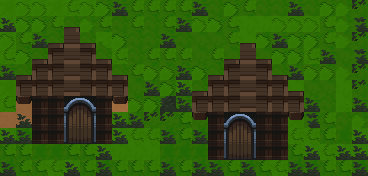

This game map was drawn from its Tiled (.tmx) file and the tilesets committed beside it. A one-line description and the full map source follow:
An orthogonal 23x11 tile map with 16x16 px tiles, 5 tile layers (collision, ground, walls, water, ...), 3 tilesets and 3 objects (Hut1, Hut2).

<map version="1.10" tiledversion="1.12.2" orientation="orthogonal" renderorder="right-down" width="23" height="11" tilewidth="16" tileheight="16" infinite="0" nextlayerid="9" nextobjectid="11">
 <tileset firstgid="1" source="../tiles/Floors_Tiles.tsx" />
 <tileset firstgid="651" source="../tiles/Dungeon_Tiles.tsx" />
 <tileset firstgid="1276" source="../tiles/Wall_Tiles.tsx" />
 <layer id="5" name="collision" class="collision" width="23" height="11">
  <data encoding="csv">
0,0,0,0,0,0,0,0,0,0,0,0,0,0,0,0,0,0,0,0,0,0,0,
0,0,0,0,0,0,0,0,0,0,0,0,0,0,0,0,0,0,0,0,0,0,0,
0,0,0,0,905,0,0,0,0,0,0,0,0,0,0,0,0,0,0,0,0,0,0,
0,0,0,905,905,905,0,0,0,0,0,0,0,0,0,905,0,0,0,0,0,0,0,
0,0,905,905,905,905,905,0,0,0,0,0,0,0,905,905,905,0,0,0,0,0,0,
0,905,905,905,905,905,905,905,0,0,0,0,0,905,905,905,905,0,0,0,0,0,0,
0,0,905,905,0,0,905,0,0,0,0,0,905,905,905,905,905,905,905,0,0,0,0,
0,0,905,905,0,0,905,0,0,0,0,0,0,905,0,0,905,905,0,0,0,0,0,
0,0,905,905,0,0,905,0,0,0,0,0,0,905,0,0,905,905,0,0,0,0,0,
0,0,0,0,0,0,0,0,0,0,0,0,0,729,0,0,729,0,0,0,0,0,0,
835,835,835,835,835,835,835,835,835,835,835,835,0,0,0,0,0,0,835,835,835,835,835
</data>
 </layer>
 <layer id="1" name="ground" width="23" height="11">
  <data encoding="csv">
254,254,254,254,254,254,278,278,278,278,278,278,278,278,278,278,278,278,278,278,278,278,278,
254,278,278,278,278,278,278,278,278,278,278,278,254,278,278,252,252,252,252,252,278,278,278,
254,278,278,278,278,278,278,278,278,278,278,278,277,277,277,252,279,278,278,278,278,277,278,
254,278,278,278,278,278,278,254,278,278,277,277,277,278,277,277,277,278,278,254,278,277,278,
278,278,278,278,278,278,278,278,278,277,277,278,278,278,252,279,277,278,277,277,277,277,278,
254,254,254,278,278,278,252,278,277,277,278,254,278,278,252,252,277,252,252,277,277,252,278,
254,289,254,278,278,278,252,263,277,278,278,278,278,252,252,252,252,279,278,278,278,252,278,
289,289,254,278,254,278,252,252,277,277,277,279,277,277,277,277,252,279,254,278,278,278,278,
252,279,252,252,252,252,252,252,252,252,279,279,279,279,279,279,279,279,252,252,279,279,252,
279,279,279,279,279,279,252,252,252,252,279,279,279,279,279,252,279,279,279,252,252,252,252,
279,279,279,252,252,279,279,279,279,279,279,279,279,279,279,279,279,252,279,279,279,279,279
</data>
 </layer>
 <layer id="2" name="walls" width="23" height="11">
  <data encoding="csv">
0,77,77,0,29,77,77,812,29,29,29,29,812,0,77,29,0,0,812,0,77,202,739,
812,77,77,29,747,202,29,0,29,0,29,812,77,77,29,0,0,77,77,77,29,202,661,
77,29,812,747,769,747,129,77,0,0,812,0,0,0,29,747,77,812,77,77,29,202,739,
29,77,747,818,769,820,747,29,0,29,29,29,0,29,747,769,747,77,77,29,812,0,661,
812,747,818,818,769,820,820,747,29,77,77,812,77,747,818,769,820,747,812,77,77,202,739,
0,818,818,818,769,820,820,820,0,812,77,812,747,818,818,769,820,820,747,0,0,0,739,
29,890,793,793,826,827,793,890,77,77,813,812,818,818,818,769,820,820,820,812,0,202,812,
0,812,793,793,851,852,793,812,812,739,739,29,890,793,826,827,793,793,890,661,29,0,202,
662,662,793,793,876,877,793,662,29,29,662,29,662,793,851,852,793,793,29,29,29,0,662,
29,29,0,0,29,29,662,0,0,0,0,0,0,793,876,877,793,793,29,662,29,662,662,
662,29,29,29,662,29,662,29,29,29,662,29,662,662,29,662,29,29,662,662,29,29,662
</data>
 </layer>
 <layer id="3" name="water" width="23" height="11">
  <data encoding="csv">
0,0,0,0,0,0,0,0,0,0,0,0,0,0,0,0,0,0,0,0,0,0,0,
0,0,0,0,0,0,0,0,0,0,0,0,0,0,0,0,0,0,0,0,0,0,0,
0,0,0,0,0,0,0,0,0,0,0,0,0,0,0,0,0,0,0,0,0,0,0,
0,0,0,0,0,0,0,0,0,0,0,0,0,0,0,0,0,0,0,0,0,0,0,
0,0,0,0,0,0,0,0,0,0,0,0,0,0,0,0,0,0,0,0,0,0,0,
0,0,0,0,0,0,0,0,0,0,0,0,0,0,0,0,0,0,0,0,0,0,0,
0,0,0,0,0,0,0,0,0,0,0,0,0,0,0,0,0,0,0,0,0,0,0,
0,0,0,0,0,0,0,0,0,0,0,0,0,0,0,0,0,0,0,0,0,0,0,
0,0,0,0,0,0,0,0,0,0,0,0,0,0,0,0,0,0,0,0,0,0,0,
0,0,0,0,0,0,0,0,0,0,0,0,0,0,0,0,0,0,0,0,0,0,0,
0,0,0,0,0,0,0,0,0,0,0,0,0,0,0,0,0,0,0,0,0,0,0
</data>
 </layer>
 <layer id="4" name="decor" width="23" height="11">
  <data encoding="csv">
0,0,0,0,0,0,0,0,0,0,0,0,0,0,0,0,0,0,0,0,0,0,0,
0,0,0,0,0,0,0,0,0,0,0,0,0,0,0,0,0,0,0,0,0,0,0,
0,0,0,0,0,0,0,0,0,0,0,0,0,0,0,0,0,0,0,0,0,0,0,
0,0,0,0,0,0,0,0,0,0,0,0,0,0,0,0,0,0,0,0,0,0,0,
0,0,0,0,0,0,0,0,0,0,0,0,0,0,0,0,0,0,0,0,0,0,0,
0,0,0,0,0,0,0,0,0,0,0,0,0,0,0,0,0,0,0,0,0,0,0,
0,0,0,0,0,0,0,0,0,0,0,0,0,0,0,0,0,0,0,0,0,0,0,
0,0,0,0,0,0,0,0,0,0,0,0,0,0,0,0,0,0,0,0,0,0,0,
0,0,0,0,0,0,0,0,0,0,0,0,0,0,0,0,0,0,0,0,0,0,0,
0,0,0,0,0,0,0,0,0,0,0,0,0,0,0,0,0,0,0,0,0,0,0,
0,0,0,0,0,0,0,0,0,0,0,0,0,0,0,0,0,0,0,0,0,0,0
</data>
 </layer>
 <objectgroup id="7" name="doors">
  <properties>
   <property name="TargetName" value="" />
   <property name="spawnx" type="float" value="0" />
   <property name="spawny" type="float" value="0" />
  </properties>
  <object id="2" name="Hut1" x="63.9587" y="95.377" width="30.8573" height="48.2496">
   <properties>
    <property name="spawnx" type="float" value="0.5" />
    <property name="spawny" type="float" value="0.65" />
    <property name="targetName" value="Hut1" />
   </properties>
  </object>
  <object id="3" name="Hut2" x="223.855" y="112.208" width="31.4183" height="37.7982">
   <properties>
    <property name="spawnx" type="float" value="0.5" />
    <property name="spawny" type="float" value="0.65" />
    <property name="targetName" value="Hut2" />
   </properties>
  </object>
 </objectgroup>
 <objectgroup id="8" name="props">
  <object id="9" x="144.228" y="32.2444" width="37.9089" height="36.166">
   <properties>
    <property name="Name" value="bonfire" />
   </properties>
  </object>
 </objectgroup>
</map>
